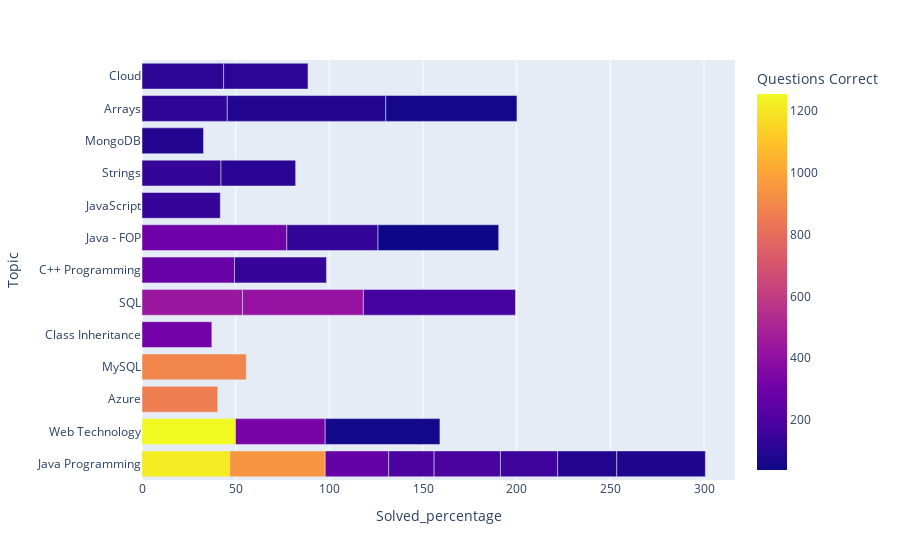

Notebook code cell kept with this figure:
### Code cell
fig = px.bar(M1_topic_questions, y="Topic", x="Solved_percentage",color='Questions Correct')
fig.show()

### Figure 1 — Plotly figure (JSON) as saved in the notebook; plotly's stock layout.template omitted (floating-point values rounded to 4 significant figures)
{"data": [{"alignmentgroup": "True", "hovertemplate": "Solved_percentage=%{x}<br>Topic=%{y}<br>Questions Correct=%{marker.color}<extra></extra>", "legendgroup": "", "marker": {"color": [1220, 1256, 867, 950, 893, 312, 436, 268, 192, 327, 422, 273, 188, 155, 303, 135, 132, 90, 135, 89, 131, 122, 106, 112, 113, 177, 78, 88, 56, 49, 38], "coloraxis": "coloraxis", "pattern": {"shape": ""}}, "name": "", "offsetgroup": "", "orientation": "h", "showlegend": false, "textposition": "auto", "type": "bar", "x": [46.82, 49.9, 40.33, 50.97, 55.67, 37.28, 53.63, 33.88, 24.27, 47.88, 64.53, 49.37, 35.4, 30.51, 77.3, 41.8, 42.17, 31.58, 49.09, 32.84, 48.7, 45.52, 39.85, 43.58, 45.02, 81.19, 47.27, 84.62, 70, 61.25, 64.41], "xaxis": "x", "y": ["Java Programming", "Web Technology", "Azure", "Java Programming", "MySQL", "Class Inheritance", "SQL", "Java Programming", "Java Programming", "Web Technology", "SQL", "C++ Programming", "Java Programming", "Java Programming", "Java - FOP", "JavaScript", "Strings", "Java Programming", "C++ Programming", "MongoDB", "Java - FOP", "Arrays", "Strings", "Cloud", "Cloud", "SQL", "Java Programming", "Arrays", "Arrays", "Web Technology", "Java - FOP"], "yaxis": "y"}], "layout": {"barmode": "relative", "coloraxis": {"colorbar": {"title": {"text": "Questions Correct"}}, "colorscale": [[0, "#0d0887"], [0.1111, "#46039f"], [0.2222, "#7201a8"], [0.3333, "#9c179e"], [0.4444, "#bd3786"], [0.5556, "#d8576b"], [0.6667, "#ed7953"], [0.7778, "#fb9f3a"], [0.8889, "#fdca26"], [1, "#f0f921"]]}, "legend": {"tracegroupgap": 0}, "margin": {"t": 60}, "xaxis": {"anchor": "y", "domain": [0, 1], "title": {"text": "Solved_percentage"}}, "yaxis": {"anchor": "x", "domain": [0, 1], "title": {"text": "Topic"}}}}
